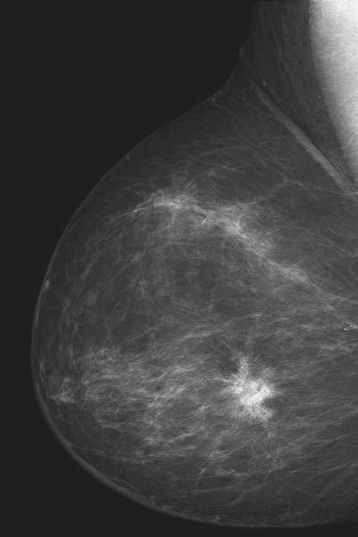
%> input picture AULA 05/Aula4 - 040918/IF69D_Atividade_04_arquivos/Fig0304(a)(breast_digital_Xray).tif (cropped and resized to the size of MATLAB's example picture), 358 x 537 px, given in place of moon.tif, which was not available
$ octave exerc41.m   (GNU Octave 9; MATLAB toolbox functions it lacks are replaced by stand-ins)
%> lines starting %> are read from the running program, lines starting %| are printed output that depends on the picture; pictures that were not available may be replaced by others from this repository, and a replacement may not be noted
% PDI - Aula 04/09/2018
% Author: Xie Jiayu
% Fun珲es de transforma玢o dos n韛eis de cinza (identidade e negativo)
% Exerc. 4.1

close all;
clear all;
clc;

I = imread('moon.tif');
%> I is the input picture: size 537x358 uint8; min 26, max 246, mean 62.6
y = uint8(0:255);
plot(y); xlim([0 255]); ylim([0 255]);
%> after `ylim([0 255])`:
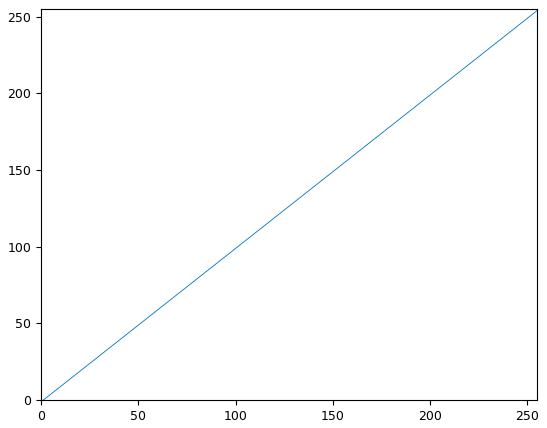
%> figure redrawn from the program's plot data; curve peaks at x = 256, y = 255
Ia = y(I + 1);
figure, subplot(1,2,1), imshow(I), title('Original');
subplot(1,2,2), imshow(Ia), title('Transforma玢o');

if I == Ia
    disp('imagens s鉶 iguais');
end

I = imread('IF69D_Atividade_04_arquivos/Fig0304(a)(breast_digital_Xray).tif');
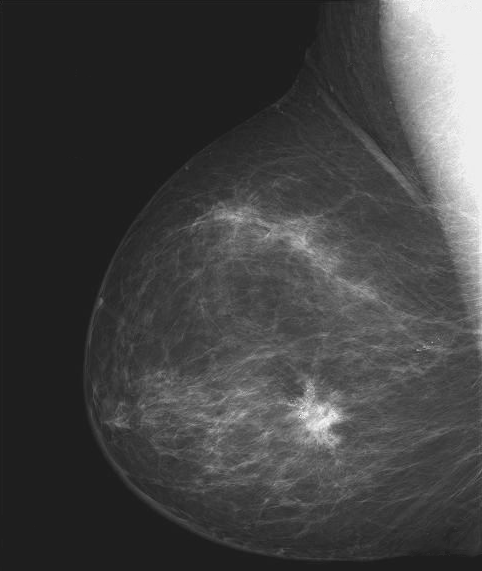
%> I: size 571x482 uint8; min 21, max 255, mean 66.7
y = uint8(0:256);
negativo = y(256 - I);
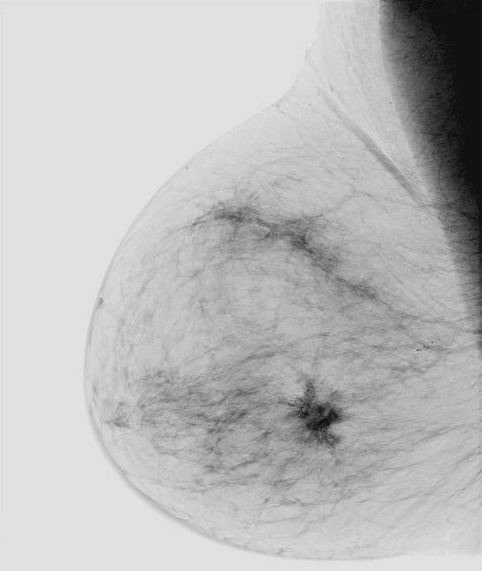
%> negativo: size 571x482 uint8; min 0, max 234, mean 188.3
figure, subplot(1,2,1), imshow(I), title('Original');
subplot(1,2,2), imshow(negativo), title('Negativo');
